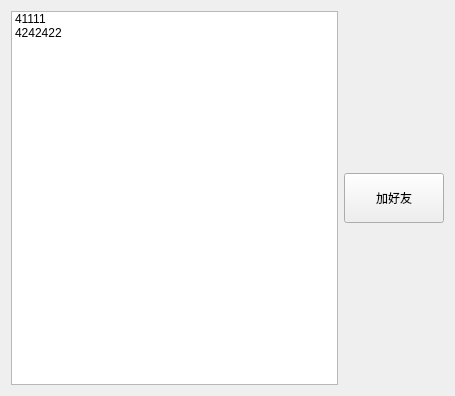
<?xml version="1.0" encoding="UTF-8"?>
<ui version="4.0">
 <class>Online</class>
 <widget class="QWidget" name="Online">
  <property name="geometry">
   <rect>
    <x>0</x>
    <y>0</y>
    <width>455</width>
    <height>396</height>
   </rect>
  </property>
  <property name="windowTitle">
   <string>Form</string>
  </property>
  <layout class="QVBoxLayout" name="verticalLayout_2">
   <item>
    <layout class="QHBoxLayout" name="horizontalLayout">
     <item>
      <widget class="QListWidget" name="Online_lw">
       <item>
        <property name="text">
         <string>41111</string>
        </property>
       </item>
       <item>
        <property name="text">
         <string>4242422</string>
        </property>
       </item>
      </widget>
     </item>
     <item>
      <layout class="QVBoxLayout" name="verticalLayout">
       <item>
        <spacer name="verticalSpacer">
         <property name="orientation">
          <enum>Qt::Vertical</enum>
         </property>
         <property name="sizeHint" stdset="0">
          <size>
           <width>20</width>
           <height>40</height>
          </size>
         </property>
        </spacer>
       </item>
       <item>
        <widget class="QPushButton" name="addFriend_pb">
         <property name="minimumSize">
          <size>
           <width>100</width>
           <height>50</height>
          </size>
         </property>
         <property name="text">
          <string>加好友</string>
         </property>
        </widget>
       </item>
       <item>
        <spacer name="verticalSpacer_2">
         <property name="orientation">
          <enum>Qt::Vertical</enum>
         </property>
         <property name="sizeHint" stdset="0">
          <size>
           <width>20</width>
           <height>40</height>
          </size>
         </property>
        </spacer>
       </item>
      </layout>
     </item>
    </layout>
   </item>
  </layout>
 </widget>
 <resources/>
 <connections/>
</ui>
